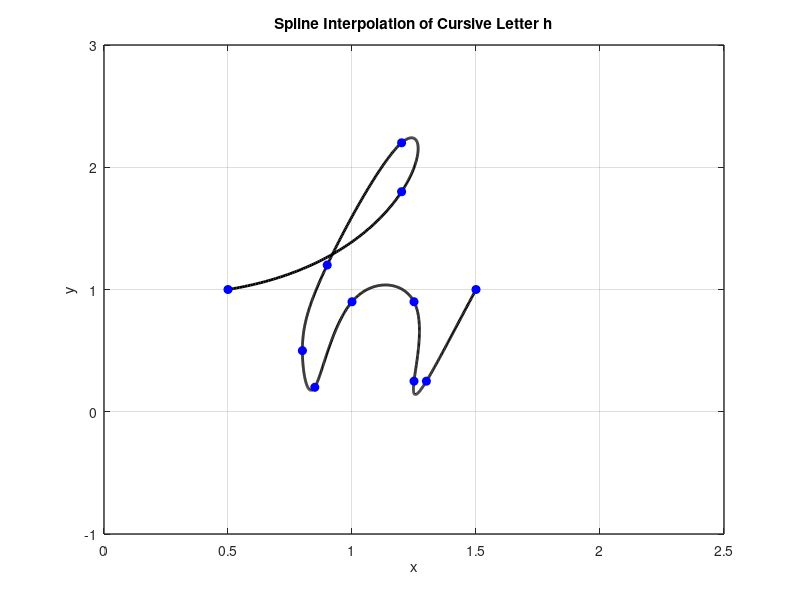

MATLAB code for this plot:
x = [0.5 1.2 1.2 0.9 0.8 0.85 1 1.25 1.25 1.3 1.5];
y = [1 1.8 2.2 1.2 0.5 0.2 0.9 0.9 0.25 0.25 1];

n = length(x);
t = 0:n-1; % Parametric coordinate t
tt = 0:0.01:n-1; % More dense coordinate tt for spline interpolation

% Compute spline interpolation
xx = spline(t, x, tt);
yy = spline(t, y, tt);

% Plot settings
figure(1)
plot(xx, yy, 'k', 'LineWidth', 2) % plot spline
hold on
plot(x, y, 'bo', 'MarkerFaceColor', 'b') % plot data points
axis([0 2.5 -1 3])
grid on
title('Spline Interpolation of Cursive Letter h')
xlabel('x')
ylabel('y')
set(gca, 'FontSize', 10, 'LineWidth', 1)
grid on